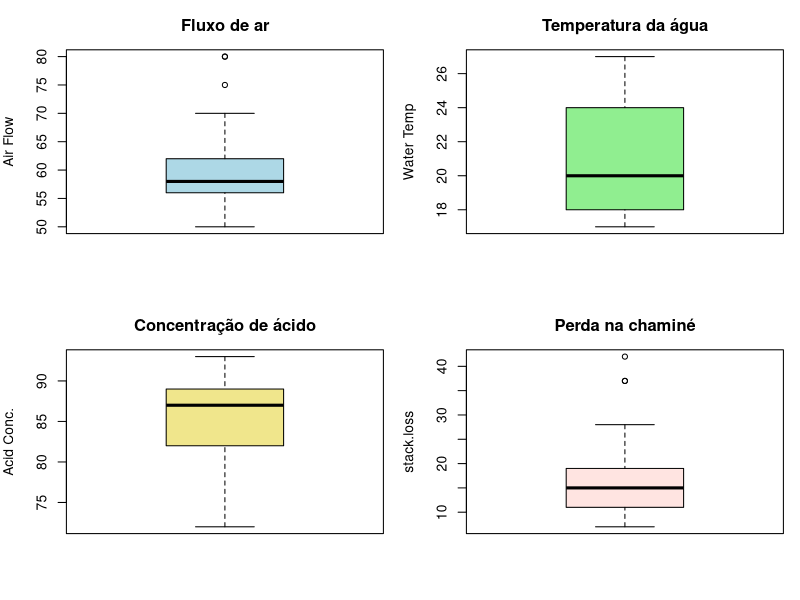
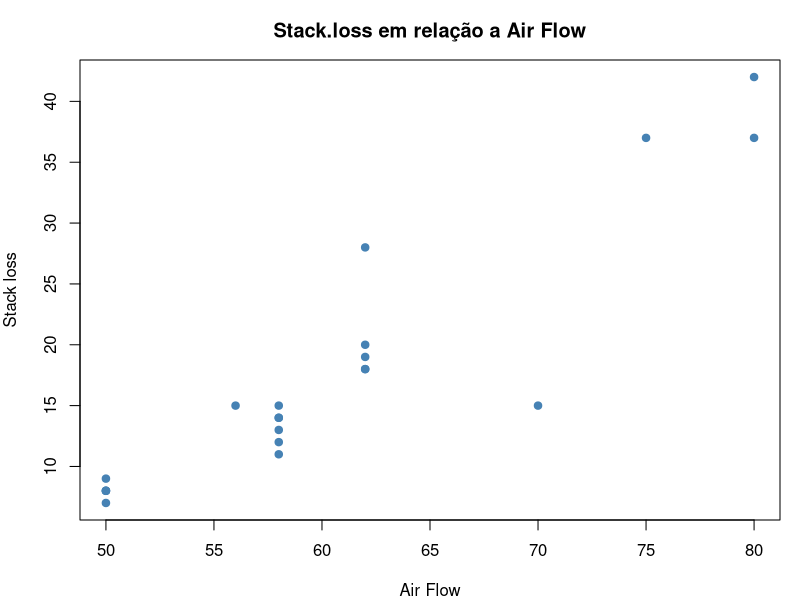
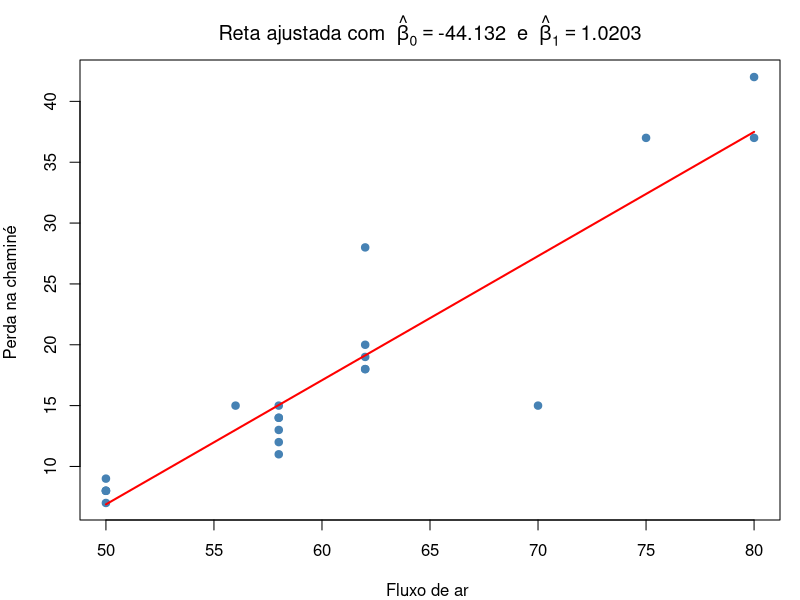
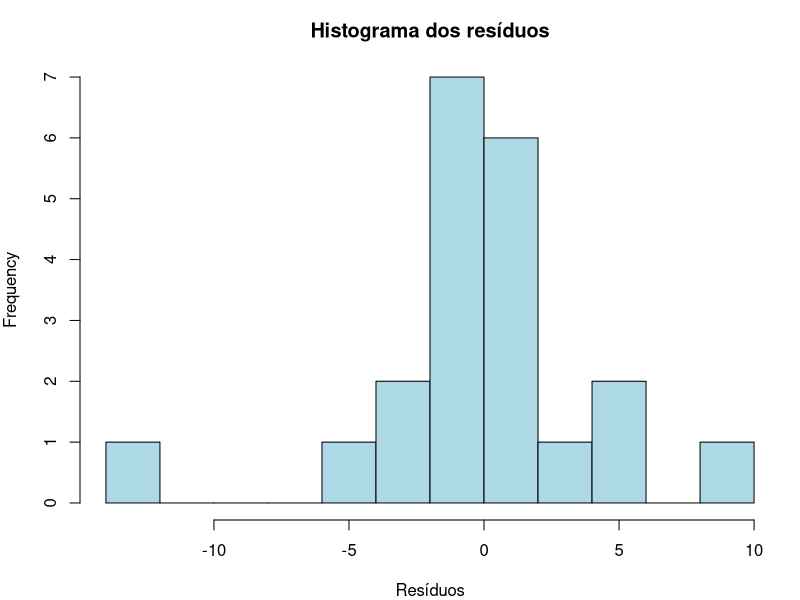

The R script that drew these images, in order: (Note: this script raises an error after producing the figures.)
rm(list=ls(all=TRUE))
   
data("stackloss")
dados <- stackloss

# X é a variável explicativa e Y a variável predita
X <- dados$Air.Flow
Y <- dados$stack.loss

# Resumo estatístico das quatro variáveis
summary(dados)


# Boxplots individuais para evitar comparação visual enganosa entre escalas diferentes
par(mfrow = c(2, 2), mar = c(4, 4, 3, 1))

boxplot(dados$Air.Flow,
        main = "Fluxo de ar",
        ylab = "Air Flow",
        col = "lightblue")

boxplot(dados$Water.Temp,
        main = "Temperatura da água",
        ylab = "Water Temp",
        col = "lightgreen")

boxplot(dados$Acid.Conc.,
        main = "Concentração de ácido",
        ylab = "Acid Conc.",
        col = "khaki")

boxplot(dados$stack.loss,
        main = "Perda na chaminé",
        ylab = "stack.loss",
        col = "mistyrose")

par(mfrow = c(1, 1))


# Gráfico de dispersão entre as variáveis explicativa e predita
plot(X,Y,
     pch = 19,
     col = 'steelblue',
     xlab = 'Air Flow',
     ylab = 'Stack loss',
     main = 'Stack.loss em relação a Air Flow'
)

# Correlação linear entre X e Y
cor(X,Y)

# Cálculo de Sxx,Sxy e Syy
n <- nrow(dados)
Xbar <- mean(X)
Ybar <- mean(Y)

# Sxx mede a variabilidade total da variável X
Sxx <- sum(X^2) - n*Xbar^2

# Syy mede a variabilidade total da variável Y
Syy <- sum(Y^2) - n*Ybar^2

# Sxy é a medida de associação linear entre X e Y
Sxy <- sum((X-Xbar)*Y)

cat('Sxx =', Sxx, '\n')
cat('Syy =', Syy, '\n')
cat('Sxy =', Sxy)


# Lembrando:
# beta1 = Sxy / Sxx
# beta0 = Ybar - beta1*Xbar
# sigma2 = SQres / (n - 2)

# Estimativas de beta0 e beta1
beta1_hat <- Sxy / Sxx
beta0_hat <- Ybar - beta1_hat*Xbar

# Estimativa de sigma2 (estimador não viesado)
# A soma de quadrados dos resíduos pode ser calculada direto com Syy e Sxy
SQres <- Syy - beta1_hat*Sxy
sigma2_hat <- SQres / (n - 2)

cat('beta0 =', beta0_hat, '\n')
cat('beta1 =', beta1_hat, '\n')
cat('sigma2 =', sigma2_hat, '\n')

# Conferindo com a função lm
fit <- lm(Y ~ X)
fit$coefficients

cat('Y_hat =', round(beta0_hat,4), '+', round(beta1_hat,4), '* X' )


# Gráfico de dispersão com a reta ajustada
plot(X, Y,
     pch = 19,
     col = "steelblue",
     xlab = "Fluxo de ar ",
     ylab = "Perda na chaminé ",
     main = bquote("Reta ajustada com " ~ hat(beta)[0] == .(round(beta0_hat, 4)) ~ " e " ~ hat(beta)[1] == .(round(beta1_hat, 4))))
curve(beta0_hat + beta1_hat*x, add = T, col = "red", lwd = 2)


# Cálculo dos resíduos no modelo
y_hat <- beta0_hat + beta1_hat*X
residuos <- Y - y_hat

tabela_residuos <- data.frame(Air.Flow = X,
                              stack.loss = Y,
                              y_hat = round(y_hat, 3),
                              residuo = round(residuos, 3))
tabela_residuos

hist(residuos,
     main = "Histograma dos resíduos",
     xlab = "Resíduos",
     col = "lightblue",
     border = "black",
     breaks = 8)

# Como os resíduos se aproximam de zero, o modelo consegue prever valores próximos
# aos observados


# TESTE DE HIPÓTESES 

# Teste para B0
dp_beta0_hat <- sqrt( sigma2_hat *( (1/n) + (mean(X))^2/Sxx ))
t0_beta0 <- beta0_hat/dp_beta0_hat
dp_beta0_hat
#Rejeitamos H0 se t0_beta0 < t1 ou t0_beta0 > t2

alpha <- 0.05
t1 <- qt(alpha/2,n-2)
t2 <- qt(1-alpha/2,n-2)

if(t0_beta0 < t1 || t0_beta0>t2){
  cat("Rejeita-se H0")
} else {
  cat("Não se rejeita H0")
}


# --- Intervalo de confiança para β₀ ---
#O valor do parâmetro β₀ apenas nos mostra uma faixa de valores possíveis 
#para o valor esperado da resposta(stack.loss) quando a variável preditiva 
#for nula 
b0_min <- beta0_hat - t2*dp_beta0_hat
b0_max <- beta0_hat + t2*dp_beta0_hat
IC_beta0 <- cbind(b0_min, b0_max)
cat('Intervalo de confiança (95%) para β₀')
print(IC_beta0)

# --- Intervalo de confiança para β₁ ---
#Para cada aumento em uma unidade de fluxo de ar 
#de resfriamento(stack.loss), a perda na chaminé 
#aumenta dentro dos limites do intervalo de confiança, com 95% de confiança.
b1_min <- beta1_hat - t2*dp_beta1_hat
b1_max <- beta1_hat + t2*dp_beta1_hat
IC_beta1 <- cbind(b1_min, b1_max)
cat('Intervalo de confiança (95%)  para β₁')
print(IC_beta1)


# --- Intervalo de confiança para σ² ---
#O σ² quantifica a forma como os pontos se dispersam ao redor da reta. 
#Valores maiores para seu intervalo de confiança descrevem uma maior 
#flutuação nos dados
t1_sig <- qchisq(alpha/2, n-2)
t2_sig <- qchisq(1-alpha/2,n-2)

sig_min <- SQres/t2_sig
sig_max <- SQres/t1_sig

IC_sigma2 <- cbind(sig_min, sig_max)
cat('Intervalo de confiança (95%) para σ²')
print(IC_sigma2)

# Cálculo do intervalo de confiança para esperança de Y
x1 <- X 
X0 <- Xbar

v_medio <- beta0_hat + beta1_hat*X0
dp_v_medio <- sqrt(sigma2_hat*(1/n + (X0 - mean(x1))^2/Sxx ))

v_medio_min <- v_medio - t2*dp_v_medio
v_medio_max <- v_medio - t1*dp_v_medio

IC_v_medio <- cbind(v_medio_min, v_medio_max)
print(IC_v_medio)

# Gráfico com intervalo de confiança para esperança de Y
x_seq <- seq(min(x1), max(x1), length.out = 100)
vs <- beta0_hat + beta1_hat*x_seq
dps <- sqrt(sigma2_hat*(1/n + (x_seq - mean(x1))^2/Sxx ))
vs_min <- vs - t2*dps
vs_max <- vs - t1*dps

plot(x1,
     y = Y,
     main = bquote("Intervalo de confiança para E(X|Y)"),
     xlab = "Fluxo de ar", ylab = "Perda")
curve(beta0_hat + beta1_hat*x, add = T, col = 'red')
lines(x_seq, vs_min, col = "red", lty = 2)
lines(x_seq, vs_max, col = "red", lty = 2)

# Cálculo do intervalo de predição para uma nova observação
x1_new <- 4.5
Y0_hat <- beta0_hat + beta1_hat*x1_new

dp_Y0_hat <- sqrt(sigma2_hat*(1 + 1/n + (x1_new - mean(x1))^2/Sxx ))

Y0_hat_min <- Y0_hat - t2*dp_Y0_hat
Y0_hat_max <- Y0_hat - t1*dp_Y0_hat

IC_Y0_hat <- cbind(Y0_hat_min, Y0_hat_max)
print(IC_Y0_hat)

# Gráfico com intervalo de predição para Y0
dps_ <- sqrt(sigma2_hat*(1 + 1/n + (x_seq - mean(x1))^2/Sxx ))
vs_min_ <- vs - t2*dps_
vs_max_ <- vs - t1*dps_

plot(x1,
     y = Y,
     main = bquote("Intervalo de predição para " ~ hat(Y)[0]),
     xlab = "Fluxo de ar", ylab = "Perda")
curve(beta0_hat + beta1_hat*x, add = T, col = 'red')
lines(x_seq, vs_min_, col = "red", lty = 2)
lines(x_seq, vs_max_, col = "red", lty = 2)

# Análise de variância (ANOVA manual)
SQreg <- beta1_hat*Sxy
SQtot <- Syy

SQreg
SQres
SQtot

QMreg = SQreg/1
QMres = SQres/(n-2)
F0 <- QMreg/QMres 

f1 <- pf(F0, df1 = 1, df2 = n-2, lower.tail = F)

if(F0 > f1){
  cat("Rejeita-se H0\n")
}

##### Ajuste do mesmo modelo de regressão linear simples usando a função lm #####
fit_lm <- lm(Y ~ X)
summary(fit_lm)

plot(x1,
     y = Y,
     main = bquote("Intervalo de predição para " ~ hat(Y)[0]),
     xlab = "Fluxo de ar", ylab = "Perda na chaminé")
curve(round(fit_lm$coef[[1]],4) + round(fit_lm$coef[[2]],4)*x, add = T, col = 'red')

# Coeficientes estimados
fit_lm$coefficients

# Valores preditos pelo modelo 
y_fitted <- fit_lm$fitted.values

# Comparação
cbind(y_fitted, y_hat)

# Residuos
residuos_lm <- fit_lm$residuals

# Comparação
cbind(residuos_lm, residuos)

# Intervalos de confiança para beta0 e beta1
confint(fit_lm, level = 1-alpha)

# Intervalos de confiança para a resposta média
predict(fit_lm, interval="confidence")

# Análise de variância via R
anova(fit_lm)

# Valores extraídos da tabela ANOVA
SQreg_lm <- anova(fit_lm)[1,2]
SQres_lm <- anova(fit_lm)[2,2]
QMreg_lm <- anova(fit_lm)[1,3]
QMres_lm <- anova(fit_lm)[2,3]
F_stat_lm <- anova(fit_lm)[,4]

cat("SQreg (lm):", SQreg_lm, "\n")
cat("SQres (lm):", SQres_lm, "\n")
cat("Estatística F:", F_stat_lm[1], "\n")
